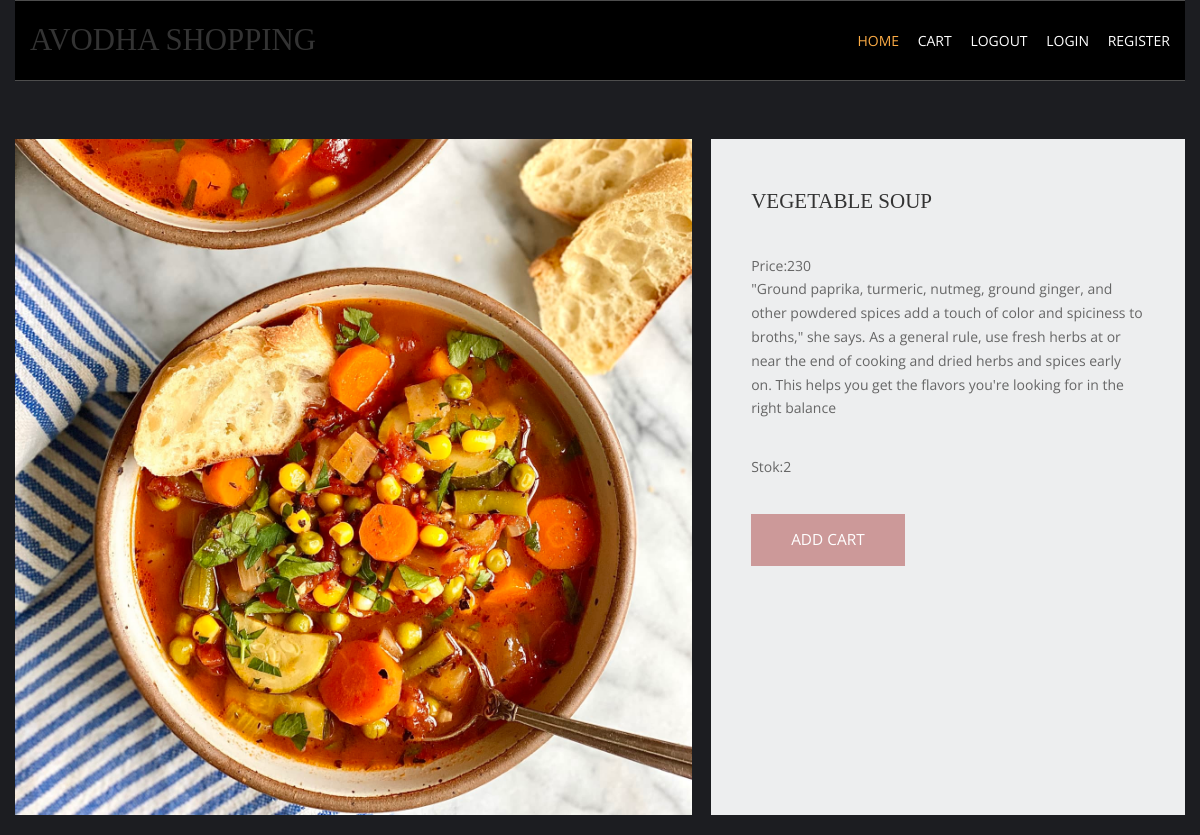
The page /vegitables-recipes/vegetable-soup on the database its author committed.
### shop/models.py (models this page shows, shortened)
class products(models.Model):
    name=models.CharField(max_length=150,unique=True)
    slug=models.SlugField(max_length=150,unique=True)
    img=models.ImageField(upload_to='product')
    desc=models.TextField()
    stock=models.IntegerField()
    available=models.BooleanField()
    price=models.IntegerField()
    category=models.ForeignKey(categ,on_delete=models.CASCADE)

### shop/views.py (the view)
# urls.py: path('<slug:c_slug>/<slug:product_slug>',views.prodDetails,name='details'),
def prodDetails(request,c_slug,product_slug):
    try:
        prod=products.objects.get(category__slug=c_slug,slug=product_slug)
    except Exception as e:
        raise e
    return render(request,'item.html',{'pr':prod})

### templates/item.html (shortened to what this page needs)
{% extends 'base.html' %}
{% load static %}
{% block content %}
<html lang="en">
<head>
    <link href="{% static 'pr/fontawesome/css/all.min.css'%}" rel="stylesheet" />
    <link href="{% static 'pr/css/templatemo-comparto.css'%}" rel="stylesheet" />
</head>
<body>
   <br><br>
        <section class="tm-mb-1" id="about">
            <div class="tm-row tm-about-row">
                <div class="tm-section-1-l">
                    <img src="{{pr.img.url}}" alt="About image" class="tm-img-responsive">
                </div>
                <article class="tm-section-1-r tm-bg-color-8">
                    <h2 class="tm-mb-2 tm-title-color">{{pr.name}}</h2>
                    <p> Price:{{pr.price}}<br>{{pr.desc}}</p>
                    <p>Stok:{{pr.stock}}</p>
                    {% if pr.stock <= 0 %}
                    <h1 style="color:red">Sorry.No Stock Left</h1>
                    {% else %}
                    <a href="{% url 'addcart' pr.id %}" class="tm-btn tm-btn-1 tm-link-to-services">ADD CART</a>
                    {% endif %}
                </article>
            </div>
        </section>
    </body>
    </html>
{% endblock %}

### templates/base.html (shortened to what this page needs)
{% load static %}
<html lang="">
<head>
<link href="{% static 'hm/layout/styles/layout.css' %}" rel="stylesheet" type="text/css" media="all">
</head>
<body id="top">
<div class="bgded overlay" style="background-image:url({% static 'hm/images/demo/backgrounds/bg.jpg' %});">
  <div class="wrapper row1">
    <header id="header" class="hoc clear">
      <div id="logo" class="fl_left">
        <h1><a href="/">AVODHA SHOPPING</a></h1>
      </div>
      <nav id="mainav" class="fl_right">
        <ul class="clear">
          <li class="active"><a href="/">Home</a></li>
          <li><a class="active" href="{% url 'cartDetails' %}">Cart</a></li>
          <li><a class="active" href="#">Logout</a></li>
          <li><a class="active" href="#">Login</a></li>
          <li><a class="active" href="#">Register</a></li>
        </ul>
      </nav>
    </header>
  </div>
</div>
{% block content%}
{% endblock %}
</body>
</html>

### static/hm/layout/styles/layout.css (style rules this page uses)
.row1 { border:solid; border-width:1px 0; }
#header #logo { margin:22px 0 0 0; }
#header #logo h1 { margin:0; padding:0; font-size:2.2rem; text-transform:uppercase; }
*, *::before, *::after { transition:all .3s ease-in-out; }
nav ul, nav ol { margin:0; padding:0; list-style:none; }
#mainav, #breadcrumb, .sidebar nav { line-height:normal; }
#mainav ul { text-transform:uppercase; }
#mainav li { display:inline-block; position:relative; margin:0 15px 0 0; padding:0; }
#mainav li:last-child { margin-right:0; }
#mainav li a { display:block; padding:30px 0; }
body { color:#A5A6AA; background-color:#1C1D21; }
a { color:#FBAB45; }
.overlay { color:#FFFFFF; background-color:inherit; }
.overlay::after { color:inherit; background-color:rgba(0,0,0,.55); }
.row1 { border-color:rgba(255,255,255,.3); }
#header #logo h1 a { color:inherit; }
#mainav li a { color:inherit; }
#mainav .active a, #mainav a:hover, #mainav li:hover > a { color:#FBAB45; background-color:inherit; }
@media screen and (min-width:1140px) { .hoc { max-width:1140px; } }

### static/pr/css/templatemo-comparto.css (style rules this page uses)
*, *::before, *::after { box-sizing: border-box; outline: none; }
ul, h1, h2, h3, h4, p, figure { padding: 0; margin: 0; }
body { font-family: 'Open Sans', Arial, sans-serif; font-size: 18px; overflow-x: hidden; padding-left: 15px; padding-right: 15px; margin: 0; }
h2 { font-size: 1.5rem; }
a { transition: all 0.3s ease; text-decoration: none; }
p { color: #666; line-height: 1.7; margin-bottom: 35px; }
h1, h2, h3, h4, h5, h6 { color: #333; }
.tm-mb-1 { margin-bottom: 20px; }
.tm-mb-2 { margin-bottom: 40px; }
.tm-bg-color-8 { background-color: #EDEEEF; }
.tm-img-responsive { max-width: 100%; height: auto; }
.tm-section-1-l { width: 57.85%; margin-right: 1.65%; }
.tm-section-1-r { padding: 50px 40px; width: 40.5%; }
.tm-row { display: flex; }
.tm-btn { display: inline-block; padding: 15px 40px; font-size: 1.1rem; border: none; background-color: #CC9999; color: white; }
a { color: #666; }

### static/hm/layout/styles/framework.css (style rules this page uses)
html { overflow-y:scroll; overflow-x:hidden; }
html, body { margin:0; padding:0; font-size:14px; line-height:1.6em; }
*, *::before, *::after { box-sizing:border-box; }
.overlay { position:relative; z-index:1; }
.overlay::after { display:block; position:absolute; top:0; left:0; width:100%; height:100%; content:""; z-index:-1; }
.bgded { background-position:top center; background-repeat:no-repeat; background-size:cover; }
.clear, .group { display:block; }
.clear::before, .clear::after, .group::before, .group::after { display:table; content:""; }
.clear, .clear::after, .group, .group::after { clear:both; }
a { outline:none; text-decoration:none; }
.fl_left, .imgl { float:left; }
.fl_right, .imgr { float:right; }
img { width:auto; max-width:100%; height:auto; margin:0; padding:0; border:none; line-height:normal; vertical-align:middle; }
body, input, textarea, select { font-family:Verdana, Geneva, sans-serif; }
h1, h2, h3, h4, h5, h6, .heading { font-family:Georgia, "Times New Roman", Times, serif; }
::placeholder { opacity:1; }
h1, h2, h3, h4, h5, h6, .heading { margin:0 0 20px 0; font-size:1.4rem; line-height:normal; font-weight:normal; text-transform:uppercase; }
.wrapper { display:block; position:relative; width:100%; margin:0; padding:0; text-align:left; word-wrap:break-word; }
.hoc { display:block; margin:0 auto; }
address, article, aside, figcaption, figure, footer, header, main, nav, section { display:block; margin:0; padding:0; }

### rows shown on the page
products: img (picture), name "VEGETABLE SOUP", price "230", desc "\"Ground paprika, turmeric, nutmeg, ground ginger, and other powdered spices add a touch of color and spiciness to broths,\" she says. As a general rule, use fresh herbs at or near the end of cooking and dried herbs and spices early on. This helps you get the flavors you're looking for in the right balance", stock "2"
